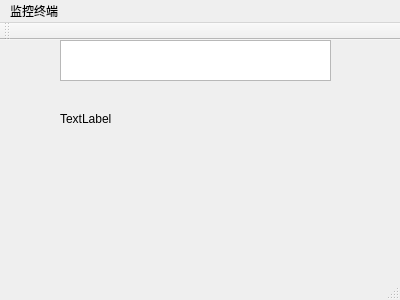
<?xml version="1.0" encoding="UTF-8"?>
<ui version="4.0">
 <class>MainWindow</class>
 <widget class="QMainWindow" name="MainWindow">
  <property name="geometry">
   <rect>
    <x>0</x>
    <y>0</y>
    <width>400</width>
    <height>300</height>
   </rect>
  </property>
  <property name="windowTitle">
   <string>MainWindow</string>
  </property>
  <widget class="QWidget" name="centralWidget">
   <widget class="QTextBrowser" name="textBox">
    <property name="geometry">
     <rect>
      <x>60</x>
      <y>0</y>
      <width>271</width>
      <height>41</height>
     </rect>
    </property>
   </widget>
   <widget class="QLabel" name="label">
    <property name="geometry">
     <rect>
      <x>60</x>
      <y>70</y>
      <width>64</width>
      <height>17</height>
     </rect>
    </property>
    <property name="text">
     <string>TextLabel</string>
    </property>
   </widget>
  </widget>
  <widget class="QMenuBar" name="menuBar">
   <property name="geometry">
    <rect>
     <x>0</x>
     <y>0</y>
     <width>400</width>
     <height>23</height>
    </rect>
   </property>
   <widget class="QMenu" name="menu">
    <property name="title">
     <string>监控终端</string>
    </property>
   </widget>
   <addaction name="menu"/>
  </widget>
  <widget class="QToolBar" name="mainToolBar">
   <attribute name="toolBarArea">
    <enum>TopToolBarArea</enum>
   </attribute>
   <attribute name="toolBarBreak">
    <bool>false</bool>
   </attribute>
  </widget>
  <widget class="QStatusBar" name="statusBar"/>
 </widget>
 <layoutdefault spacing="6" margin="11"/>
 <resources/>
 <connections/>
</ui>
